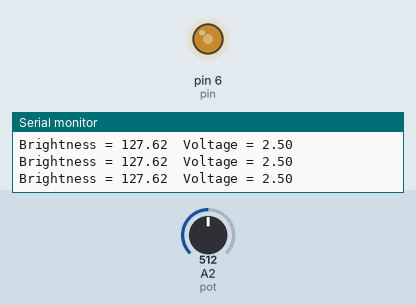
The sketch below on a simulated Arduino Uno, built with avr-gcc and run on an emulated ATmega328P. Parts: output pins drawn as LEDs (lit = HIGH), the last lines printed to the serial monitor. Inputs (shaded band) come from the test bench; at power-on: A2 (pot) = 512.

Above: at 1.2 s.
1.3 s: A2 (pot) set to 420
At 2.2 s:
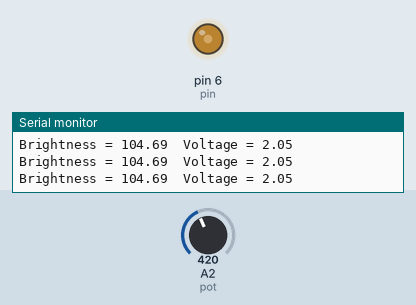
4.3 s: A2 (pot) set to 385
At 5.7 s:
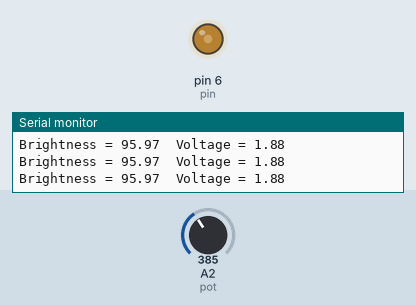
7.3 s: A2 (pot) set to 716
At 7.8 s:
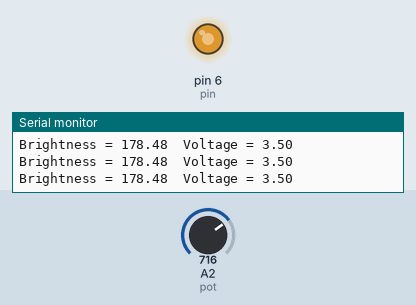
8.8 s: A2 (pot) set to 0
At 10.0 s:
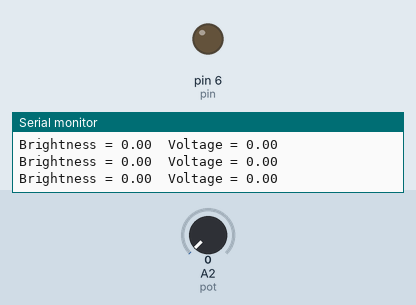
10.3 s: A2 (pot) set to 38
At 11.1 s:
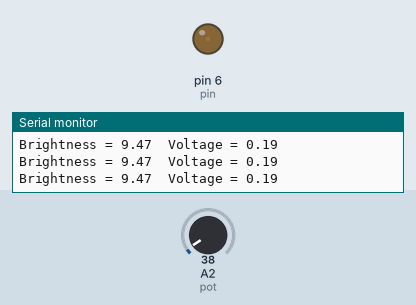
11.8 s: A2 (pot) set to 43
At 13.1 s:
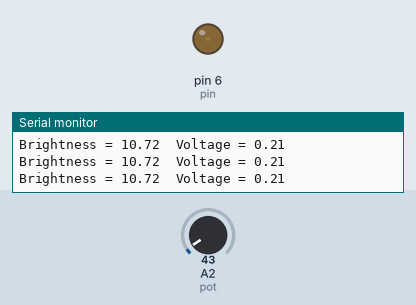
Timing chart, 0 to 14.8 s (numbered marks = the images above; inputs shaded):
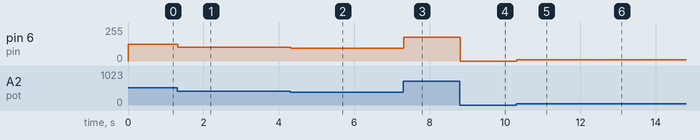

The sketch:

DimLED2.ino
```cpp
int pin = 6;
int pot = A2;
int dt = 1;

int analogValue;
float voltage;
float brightness;

void setup() {
  // set pin as output, potentiometer as input
  pinMode(pin, OUTPUT);
  pinMode(pot, INPUT);
  Serial.begin(9600); // baud rate
}

void loop() {
  analogValue = analogRead(pot);
  voltage =  analogValue * (5.0 / 1023.0);
  brightness = analogValue * (255.0 / 1023.0);

  analogWrite(pin, brightness);
  delay(dt);

  Serial.print("Brightness = ");
  Serial.print(brightness);
  Serial.print("  Voltage = ");
  Serial.println(voltage);
}
```

Measured:
- after the input at 1.3 s, pin 6 (pin): 127/255 → 104/255 at once
- after the input at 4.3 s, pin 6 (pin): 104/255 → 95/255 at once
- after the input at 7.3 s, pin 6 (pin): 95/255 → 178/255 at once
- after the input at 8.8 s, pin 6 (pin): 178/255 → 0/255 at once
- after the input at 10.3 s, pin 6 (pin): 0/255 → 9/255 at once
- after the input at 11.8 s, pin 6 (pin): 9/255 → 10/255 at once
